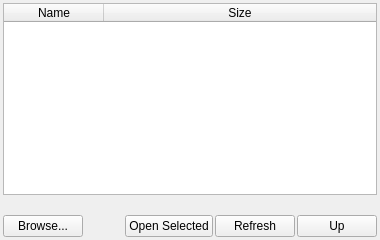
           <widget class="QWidget" name="tab_5">
            <attribute name="title">
             <string>Filesystem</string>
            </attribute>
            <layout class="QVBoxLayout" name="verticalLayout_8">
             <property name="spacing">
              <number>3</number>
             </property>
             <property name="leftMargin">
              <number>3</number>
             </property>
             <property name="topMargin">
              <number>3</number>
             </property>
             <property name="rightMargin">
              <number>3</number>
             </property>
             <property name="bottomMargin">
              <number>3</number>
             </property>
             <item>
              <widget class="QTableWidget" name="logTable">
               <property name="editTriggers">
                <set>QAbstractItemView::EditTrigger::NoEditTriggers</set>
               </property>
               <property name="selectionMode">
                <enum>QAbstractItemView::SelectionMode::SingleSelection</enum>
               </property>
               <property name="selectionBehavior">
                <enum>QAbstractItemView::SelectionBehavior::SelectRows</enum>
               </property>
               <property name="sortingEnabled">
                <bool>false</bool>
               </property>
               <attribute name="horizontalHeaderStretchLastSection">
                <bool>true</bool>
               </attribute>
               <column>
                <property name="text">
                 <string>Name</string>
                </property>
               </column>
               <column>
                <property name="text">
                 <string>Size</string>
                </property>
               </column>
              </widget>
             </item>
             <item>
              <widget class="QLabel" name="pathLabel">
               <property name="text">
                <string/>
               </property>
               <property name="wordWrap">
                <bool>true</bool>
               </property>
              </widget>
             </item>
             <item>
              <layout class="QHBoxLayout" name="horizontalLayout_4">
               <property name="spacing">
                <number>2</number>
               </property>
               <item>
                <widget class="QPushButton" name="openCsvButton">
                 <property name="toolTip">
                  <string>Open CSV file...</string>
                 </property>
                 <property name="text">
                  <string>Browse...</string>
                 </property>
                 <property name="icon">
                  <iconset resource="../res.qrc">
                   <normaloff>:/res/icons/Open Folder-96.png</normaloff>:/res/icons/Open Folder-96.png</iconset>
                 </property>
                </widget>
               </item>
               <item>
                <spacer name="horizontalSpacer_2">
                 <property name="orientation">
                  <enum>Qt::Orientation::Horizontal</enum>
                 </property>
                 <property name="sizeHint" stdset="0">
                  <size>
                   <width>40</width>
                   <height>20</height>
                  </size>
                 </property>
                </spacer>
               </item>
               <item>
                <widget class="QPushButton" name="logListOpenButton">
                 <property name="text">
                  <string>Open Selected</string>
                 </property>
                 <property name="icon">
                  <iconset resource="../res.qrc">
                   <normaloff>:/res/icons/Open Folder-96.png</normaloff>:/res/icons/Open Folder-96.png</iconset>
                 </property>
                </widget>
               </item>
               <item>
                <widget class="QPushButton" name="logListRefreshButton">
                 <property name="text">
                  <string>Refresh</string>
                 </property>
                 <property name="icon">
                  <iconset resource="../res.qrc">
                   <normaloff>:/res/icons/Refresh-96.png</normaloff>:/res/icons/Refresh-96.png</iconset>
                 </property>
                </widget>
               </item>
               <item>
                <widget class="QPushButton" name="logListUpButton">
                 <property name="text">
                  <string>Up</string>
                 </property>
                 <property name="icon">
                  <iconset resource="../res.qrc">
                   <normaloff>:/res/icons/Upload-96.png</normaloff>:/res/icons/Upload-96.png</iconset>
                 </property>
                </widget>
               </item>
              </layout>
             </item>
            </layout>
           </widget>
